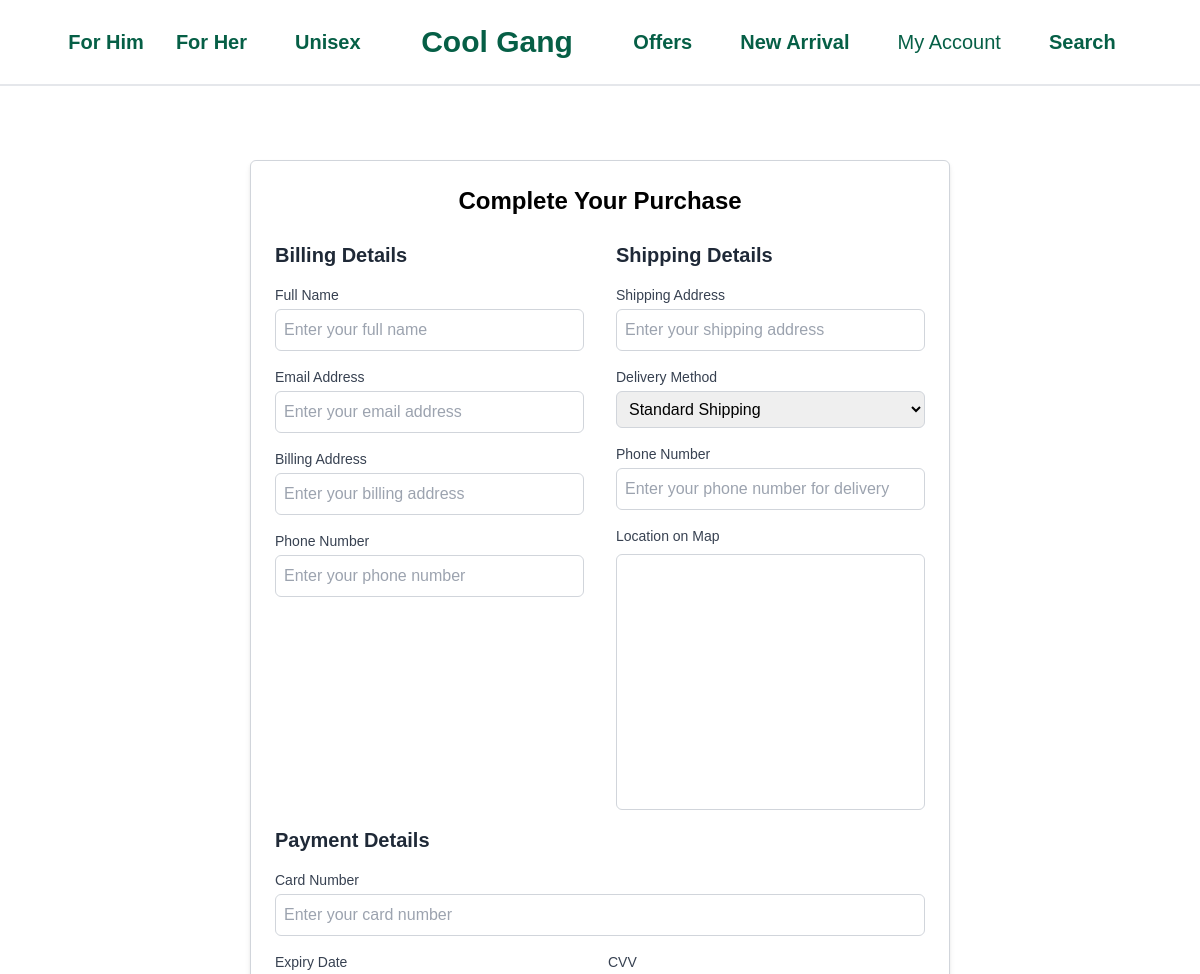
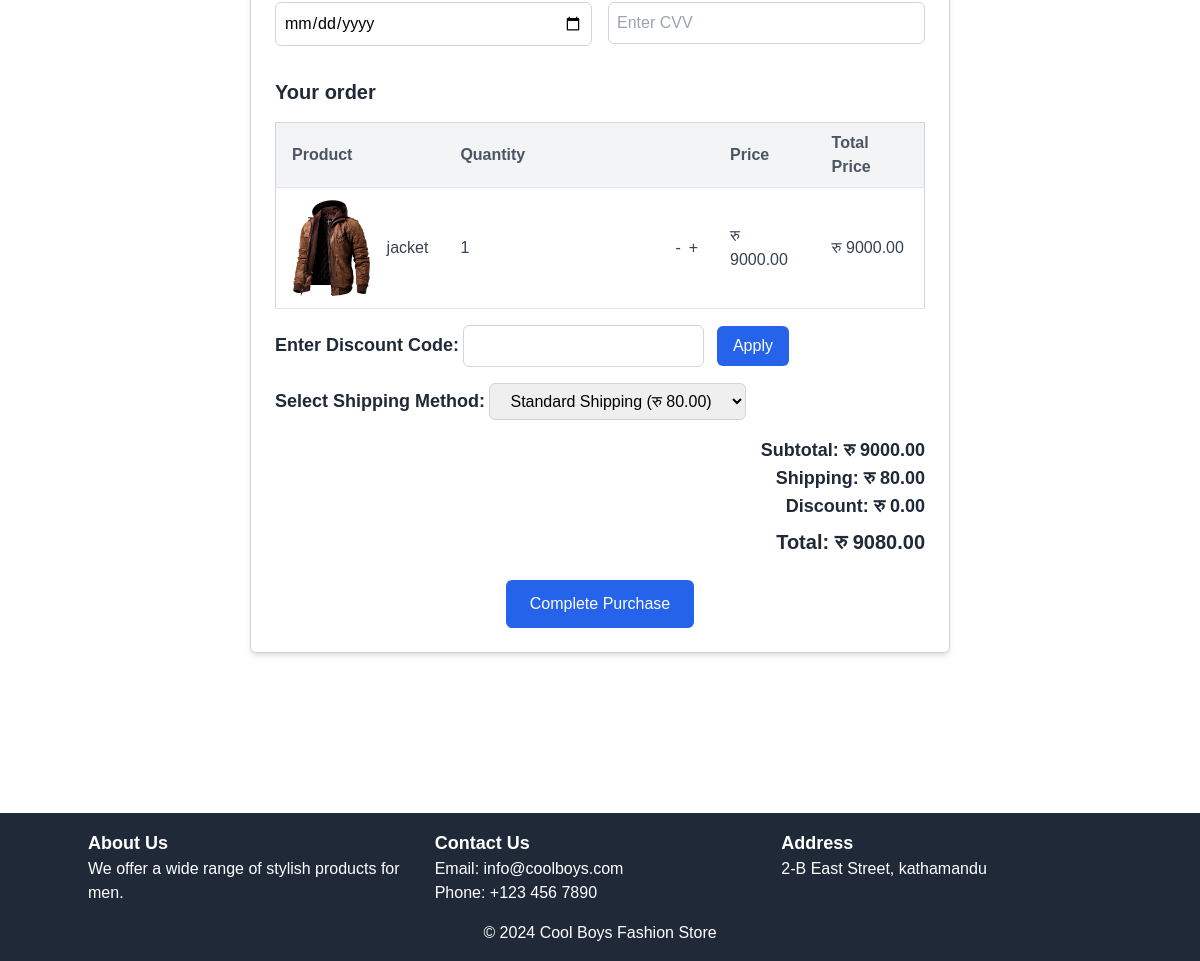
/buy_now/3/ (signed in), run on the app's committed database (2 pictures, top to bottom).
### gadi/models.py (models this page shows, shortened)
class Product(models.Model):
    CATEGORY_CHOICES = [
        ('unisex', 'Unisex'),
        ('boys', 'Boys'),
        ('ladies', 'Ladies'),
    ]
    name = models.CharField(max_length=255)
    description = models.TextField()
    sizes = models.ManyToManyField('Size', blank=True)
    colors = models.ManyToManyField('Color', blank=True)
    discounted_price = models.DecimalField(max_digits=10, decimal_places=2, null=True, blank=True)
    selling_price = models.DecimalField(max_digits=10, decimal_places=2)
    main_image = models.ImageField(upload_to="products/", null=True, blank=True)
    category = models.CharField(max_length=20, choices=CATEGORY_CHOICES, default='unisex')

### gadi/views.py (the view)
# urls.py: path('buy_now/<int:product_id>/', buy_now_views, name='buy_now'),
@login_required
def buy_now_views(request,product_id):
    product = get_object_or_404(Product, id=product_id)
    return render(request, 'buy_now.html',{'product': product})

### templates/buy_now.html (shortened to what this page needs)
{% extends "home.html" %}
{% load static %}
{% block hero %}
<section>
    <div class="w-7/12 mx-auto p-6 my-40 bg-white border border-gray-300 rounded-md shadow-md">
        <h2 class="text-2xl font-semibold text-center mb-6">Complete Your Purchase</h2>
        <form method="POST">
            <div class="grid grid-cols-1 md:grid-cols-2 gap-8">
                <div>
                    <h3 class="text-xl font-semibold text-gray-800 mb-4">Billing Details</h3>
                    <div class="mb-4">
                        <label for="full_name" class="block text-sm font-medium text-gray-700">Full Name</label>
                        <input type="text" name="full_name" id="full_name" class="w-full p-2 mt-1 border border-gray-300 rounded-md" placeholder="Enter your full name" required>
                    </div>
                    <div class="mb-4">
                        <label for="email" class="block text-sm font-medium text-gray-700">Email Address</label>
                        <input type="email" name="email" id="email" class="w-full p-2 mt-1 border border-gray-300 rounded-md" placeholder="Enter your email address" required>
                    </div>
                    <div class="mb-4">
                        <label for="billing_address" class="block text-sm font-medium text-gray-700">Billing Address</label>
                        <input type="text" name="billing_address" id="billing_address" class="w-full p-2 mt-1 border border-gray-300 rounded-md" placeholder="Enter your billing address" required>
                    </div>
                    <div class="mb-4">
                        <label for="billing_phone" class="block text-sm font-medium text-gray-700">Phone Number</label>
                        <input type="tel" name="billing_phone" id="billing_phone" class="w-full p-2 mt-1 border border-gray-300 rounded-md" placeholder="Enter your phone number" required>
                    </div>
                </div>
                <div>
                    <h3 class="text-xl font-semibold text-gray-800 mb-4">Shipping Details</h3>
                    <div class="mb-4">
                        <label for="shipping_address" class="block text-sm font-medium text-gray-700">Shipping Address</label>
                        <input type="text" name="shipping_address" id="shipping_address" class="w-full p-2 mt-1 border border-gray-300 rounded-md" placeholder="Enter your shipping address" required>
                    </div>
                    <div class="mb-4">
                        <label for="delivery_method" class="block text-sm font-medium text-gray-700">Delivery Method</label>
                        <select name="delivery_method" id="delivery_method" class="w-full p-2 mt-1 border border-gray-300 rounded-md" required>
                            <option value="standard">Standard Shipping</option>
                        </select>
                    </div>
                    <div class="mb-4">
                        <label for="shipping_phone" class="block text-sm font-medium text-gray-700">Phone Number</label>
                        <input type="tel" name="shipping_phone" id="shipping_phone" class="w-full p-2 mt-1 border border-gray-300 rounded-md" placeholder="Enter your phone number for delivery" required>
                    </div>
                    <div class="mb-4">
                        <label for="shipping_address_map" class="block text-sm font-medium text-gray-700">Location on Map</label>
                        <div id="map" class="w-full h-64 mt-2 border border-gray-300 rounded-md"></div>
                    </div>
                </div>
            </div>
            <div class="mb-8">
                <h3 class="text-xl font-semibold text-gray-800 mb-4">Payment Details</h3>
                <div class="mb-4">
                    <label for="card_number" class="block text-sm font-medium text-gray-700">Card Number</label>
                    <input type="text" name="card_number" id="card_number" class="w-full p-2 mt-1 border border-gray-300 rounded-md" placeholder="Enter your card number" required>
                </div>
                <div class="grid grid-cols-1 md:grid-cols-2 gap-4 mb-4">
                    <div>
                        <label for="expiry_date" class="block text-sm font-medium text-gray-700">Expiry Date</label>
                        <input type="date" name="expiry_date" id="expiry_date" class="w-full p-2 mt-1 border border-gray-300 rounded-md" required>
                    </div>
                    <div>
                        <label for="cvv" class="block text-sm font-medium text-gray-700">CVV</label>
                        <input type="text" name="cvv" id="cvv" class="w-full p-2 mt-1 border border-gray-300 rounded-md" placeholder="Enter CVV" required>
                    </div>
                </div>
            </div>
        </form>
        <div class="mt-8">
            <h3 class="text-xl font-semibold text-gray-800 mb-4">Your order</h3>
            <div class="overflow-x-auto">
                <table id="order-table" class="min-w-full bg-white border border-gray-300 rounded-md">
                    <thead class="bg-gray-100">
                        <tr>
                            <th class="py-2 px-4 border-b text-left font-semibold text-gray-600">Product</th>
                            <th class="py-2 px-4 border-b text-left font-semibold text-gray-600">Quantity</th>
                            <th class="py-2 px-4 border-b text-left font-semibold text-gray-600">Price</th>
                            <th class="py-2 px-4 border-b text-left font-semibold text-gray-600">Total Price</th>
                        </tr>
                    </thead>
                    <tbody>
                        <tr class="product-row">
                            <td class="py-3 px-4 border-b text-gray-700">
                                <div class="flex items-center space-x-4">
                                    <img src="{{ product.main_image.url }}" alt="Product 1" class="w-24 h-24 object-contain rounded-md">
                                    <span>{{ product.name }}</span>
                                </div>
                            </td>
                            <td class="py-3 px-4 border-b text-gray-700">
                                <div class="flex items-center space-x-2">
                                    <input type="number" class="quantity" value="1" min="1" readonly />
                                    <button class="quantity-btn" onclick="changeQuantity(event, -1)">-</button>
                                    <button class="quantity-btn" onclick="changeQuantity(event, 1)">+</button>
                                </div>
                            </td>
                            <td class="py-3 px-4 border-b text-gray-700 real-price">रु {{ product.discounted_price }}</td>
                            <td class="py-3 px-4 border-b text-gray-700 total-price">रु <span class="single-total">{{ product.discounted_price }}</span></td>
                        </tr>
                    </tbody>
                </table>
            </div>
            <div class="mt-4">
                <label for="discount-code" class="text-lg font-semibold text-gray-800">Enter Discount Code:</label>
                <input type="text" id="discount-code" class="py-2 px-4 border border-gray-300 rounded-md">
                <button onclick="applyDiscount()" class="ml-2 py-2 px-4 bg-blue-600 text-white rounded-md">Apply</button>
            </div>
            <div class="mt-4">
                <label for="shipping-method" class="text-lg font-semibold text-gray-800">Select Shipping Method:</label>
                <select id="shipping-method" class="py-2 px-4 border border-gray-300 rounded-md" onchange="updateShipping()">
                    <option value="80">Standard Shipping (रु 80.00)</option>
                </select>
            </div>
            <div class="mt-4 text-right">
                <h4 class="text-lg font-semibold text-gray-800">Subtotal: रु <span id="subtotal">110.00</span></h4>
                <h4 class="text-lg font-semibold text-gray-800">Shipping: रु <span id="shipping-cost">10.00</span></h4>
                <h4 class="text-lg font-semibold text-gray-800">Discount: रु <span id="discount">0.00</span></h4>
                <h3 class="text-xl font-semibold text-gray-800 mt-2">Total: रु <span id="total">120.00</span></h3>
            </div>
        </div>
        <div class="text-center mt-6">
            <button id="complete-purchase" class="px-6 py-3 text-white bg-blue-600 rounded-md hover:bg-blue-700">Complete Purchase</button>
        </div>
</section>
{% endblock %}

### static/css/style.css (style rules this page uses)
body { margin: 0; font-family: Arial, Helvetica, sans-serif; }

### data on the page
Product: main_image (picture), name "jacket", discounted_price "9000.00"
